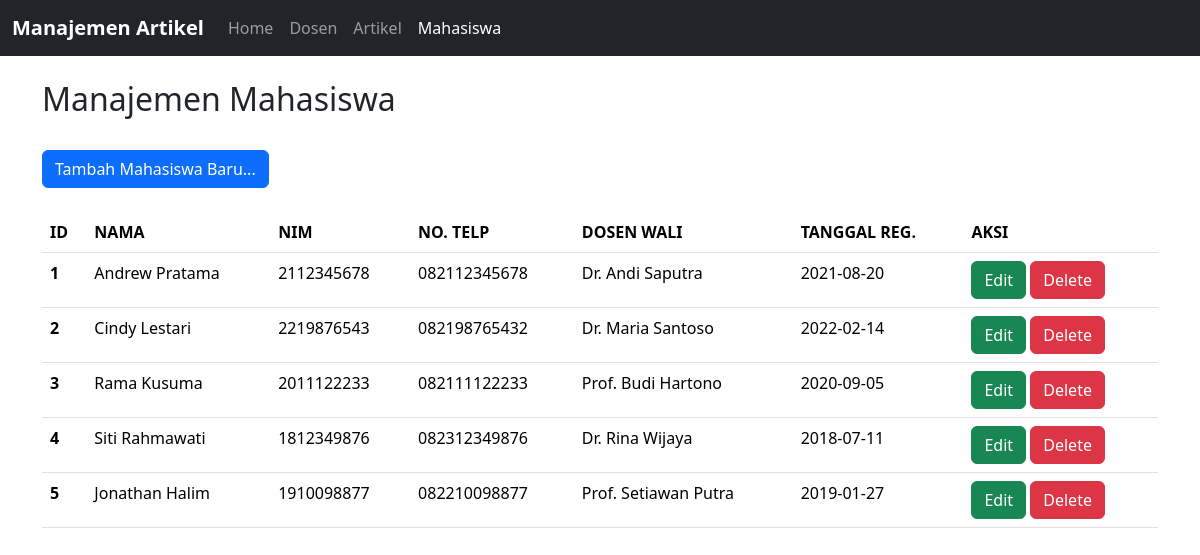
Screenshot of /Project/index.php?page=students with the database file from the repository.
### tables this page shows
CREATE TABLE students (
    id INT AUTO_INCREMENT PRIMARY KEY,
    name VARCHAR(128) NOT NULL,
    nim VARCHAR(16) NOT NULL UNIQUE,
    phone VARCHAR(32) NOT NULL,
    join_date DATE NOT NULL,
    lecturer_id INT NOT NULL,
    FOREIGN KEY (lecturer_id) REFERENCES lecturers(id)
);

CREATE TABLE lecturers (
    id INT AUTO_INCREMENT PRIMARY KEY,
    name VARCHAR(128) NOT NULL,
    nidn VARCHAR(16) NOT NULL UNIQUE,
    phone VARCHAR(32) NOT NULL,
    join_date DATE NOT NULL
);

### Project/controllers/StudentController.php (called while the page is built, shortened)
<?php
include_once("models/Student.php");
class StudentController {
    private $student_model;
    private $view;
    public function __construct() {
        $this->student_model = new Student();
        $this->view = "views/StudentView.php";
    }
    public function render() {
        $student_data = $this->student_model->getAllStudents();
        include_once($this->view);
    }
}
?>

### Project/models/Database.php (called while the page is built)
<?php
class Database {
    private $host = "localhost";
    private $username = "root";
    private $password = "";
    private $dbname = "tp8_mvc25";
    public $db;
    public function __construct() {
        try {
            $this->db = new PDO("mysql:host=$this->host;dbname=$this->dbname", $this->username, $this->password);
            $this->db->setAttribute(PDO::ATTR_ERRMODE, PDO::ERRMODE_EXCEPTION);
        } catch (PDOException $e) {
            die("Connection failed: " . $e->getMessage());
        }
    }
    public function executeQuery($query, $params = []) {
        try {
            $stmt = $this->db->prepare($query);
            $stmt->execute($params);
            return $stmt;
        } catch (PDOException $e) {
            die("Error executing SQL query due to: " . $e->getMessage());
        }
    }
}
?>

### Project/models/Student.php (called while the page is built, shortened)
<?php
include_once("models/Database.php");
class Student extends Database {
    private $table_name = "students";
    public function getAllStudents() {
        $stmt = $this->executeQuery("SELECT students.id, students.name, students.nim, students.phone, students.join_date, students.lecturer_id, lecturers.name AS lecturer_name
                                            FROM $this->table_name
                                            INNER JOIN lecturers ON students.lecturer_id = lecturers.id");
        if (isset($stmt)) {
            return $stmt->fetchAll(PDO::FETCH_ASSOC);
        }
    }
}
?>

### Project/views/StudentView.get.php (the view)
<div class="row mb-4 ">
	<div class="col-md-12">
		<h2 class="heading-section">Manajemen Mahasiswa</h2>
	</div>
</div>
<div class="mb-4">
    <button type="button" onclick="location.href='?page=students&action=add'" class="btn mb-2 mb-md-0 btn-primary">Tambah Mahasiswa	 Baru...</button>
</div>
<table class="table">
    <thead>
        <tr>
        <th>ID</th>
        <th>NAMA</th>
        <th>NIM</th>
        <th>NO. TELP</th>
        <th>DOSEN WALI</th>
        <th>TANGGAL REG.</th>
        <th>AKSI</th>
        </tr>
    </thead>
    <tbody>
        <?php
            foreach ($student_data as $row):
                $del_script = "if (confirm(\"Yakin ingin menghapus data?\")) { location.href = \"?page=students&action=delete&id=$row[id]\" }";
                echo "
            <tr>
                <th>$row[id]</th>
                <td>$row[name]</td>
                <td>$row[nim]</td>
                <td>$row[phone]</td>
                <td>$row[lecturer_name]</td>
                <td>$row[join_date]</td>
                <td>
                        <a class='btn btn-success' href='?page=students&action=edit&id=$row[id]'>Edit</a>
                        <button class='btn btn-danger' type='button' onclick='$del_script'>Delete</button>
                        </td>
            </tr>
            ";
            endforeach;
        ?>
    </tbody>
</table>

### rows the page displays
students: id "1", name "Andrew Pratama", nim "2112345678", phone "082112345678", lecturer.name "Dr. Andi Saputra", join_date "2021-08-20"
students: id "2", name "Cindy Lestari", nim "2219876543", phone "082198765432", lecturer.name "Dr. Maria Santoso", join_date "2022-02-14"
students: id "3", name "Rama Kusuma", nim "2011122233", phone "082111122233", lecturer.name "Prof. Budi Hartono", join_date "2020-09-05"
students: id "4", name "Siti Rahmawati", nim "1812349876", phone "082312349876", lecturer.name "Dr. Rina Wijaya", join_date "2018-07-11"
students: id "5", name "Jonathan Halim", nim "1910098877", phone "082210098877", lecturer.name "Prof. Setiawan Putra", join_date "2019-01-27"
